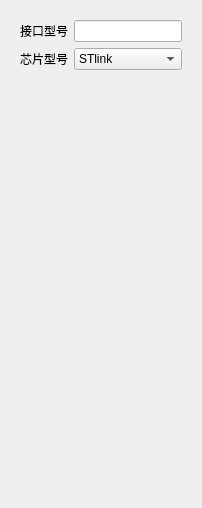
         <widget class="QWidget" name="OpenOCD">
          <attribute name="title">
           <string>OpenOCD</string>
          </attribute>
          <layout class="QVBoxLayout" name="verticalLayout_7">
           <item>
            <widget class="QWidget" name="widget" native="true">
             <layout class="QGridLayout" name="gridLayout_19">
              <item row="0" column="0">
               <widget class="QLabel" name="label_2">
                <property name="text">
                 <string>接口型号</string>
                </property>
               </widget>
              </item>
              <item row="0" column="1">
               <widget class="QLineEdit" name="lineEdit"/>
              </item>
              <item row="1" column="0">
               <widget class="QLabel" name="label">
                <property name="text">
                 <string>芯片型号</string>
                </property>
               </widget>
              </item>
              <item row="1" column="1">
               <widget class="QComboBox" name="comboBox">
                <item>
                 <property name="text">
                  <string>STlink</string>
                 </property>
                </item>
                <item>
                 <property name="text">
                  <string>DAPlink</string>
                 </property>
                </item>
                <item>
                 <property name="text">
                  <string>Jlink</string>
                 </property>
                </item>
               </widget>
              </item>
             </layout>
            </widget>
           </item>
           <item>
            <spacer name="verticalSpacer_5">
             <property name="orientation">
              <enum>Qt::Vertical</enum>
             </property>
             <property name="sizeHint" stdset="0">
              <size>
               <width>20</width>
               <height>418</height>
              </size>
             </property>
            </spacer>
           </item>
          </layout>
         </widget>
